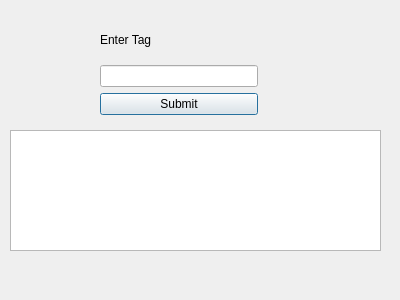
<?xml version="1.0" encoding="UTF-8"?>
<ui version="4.0">
 <class>search</class>
 <widget class="QDialog" name="search">
  <property name="geometry">
   <rect>
    <x>0</x>
    <y>0</y>
    <width>400</width>
    <height>300</height>
   </rect>
  </property>
  <property name="windowTitle">
   <string>Dialog</string>
  </property>
  <widget class="QListWidget" name="listWidget">
   <property name="geometry">
    <rect>
     <x>10</x>
     <y>130</y>
     <width>371</width>
     <height>121</height>
    </rect>
   </property>
  </widget>
  <widget class="QWidget" name="layoutWidget">
   <property name="geometry">
    <rect>
     <x>100</x>
     <y>20</y>
     <width>158</width>
     <height>95</height>
    </rect>
   </property>
   <layout class="QVBoxLayout" name="verticalLayout_2">
    <item>
     <layout class="QVBoxLayout" name="verticalLayout">
      <item>
       <widget class="QLabel" name="label">
        <property name="text">
         <string>Enter Tag</string>
        </property>
       </widget>
      </item>
      <item>
       <widget class="QLineEdit" name="lineEdit"/>
      </item>
     </layout>
    </item>
    <item>
     <widget class="QPushButton" name="pushButton">
      <property name="text">
       <string>Submit</string>
      </property>
     </widget>
    </item>
   </layout>
  </widget>
 </widget>
 <resources/>
 <connections/>
</ui>
